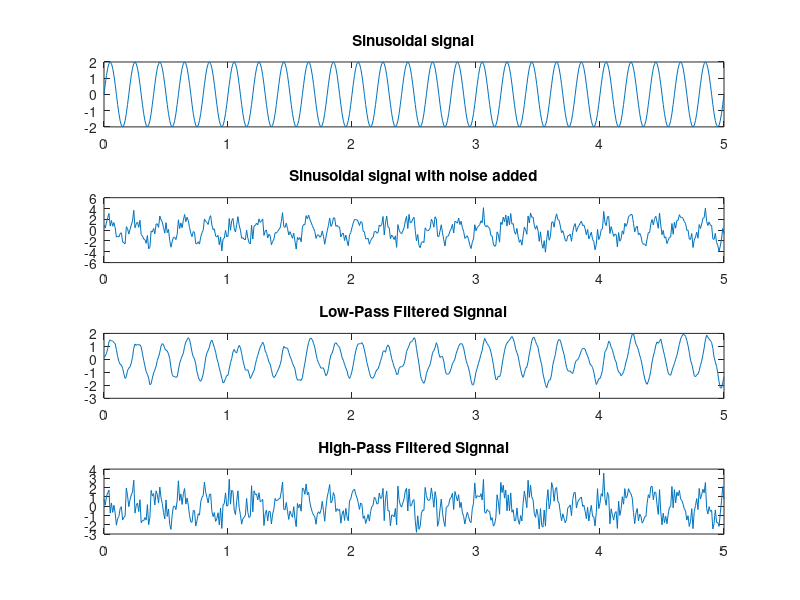

Here is the MATLAB script that generated this plot:
clc;
clear all;
close all;

fs=100;                  
f=5;                     
t=5;                     
n= 0: 1/fs :t;            
x=2*sin(2*pi*f*n);       
subplot(4,1,1);
plot(n,x);
title('Sinusoidal signal');

z=awgn(x,1);         
subplot(4,1,2);
plot(n,z);
title('Sinusoidal signal with noise added');

wc = 0.1;
o = 1;

%Low - pass Filter
[b,a]=butter(o,wc,'low');   
iir=filter(b,a,z);
subplot(4,1,3);
plot(n,iir);
title("Low-Pass Filtered Signnal");

%High - pass Filter
[b,a]=butter(o,wc,'high'); 
iir=filter(b,a,z);
subplot(4,1,4);
plot(n,iir);
title("High-Pass Filtered Signnal");
%fvtool(b,a);   
